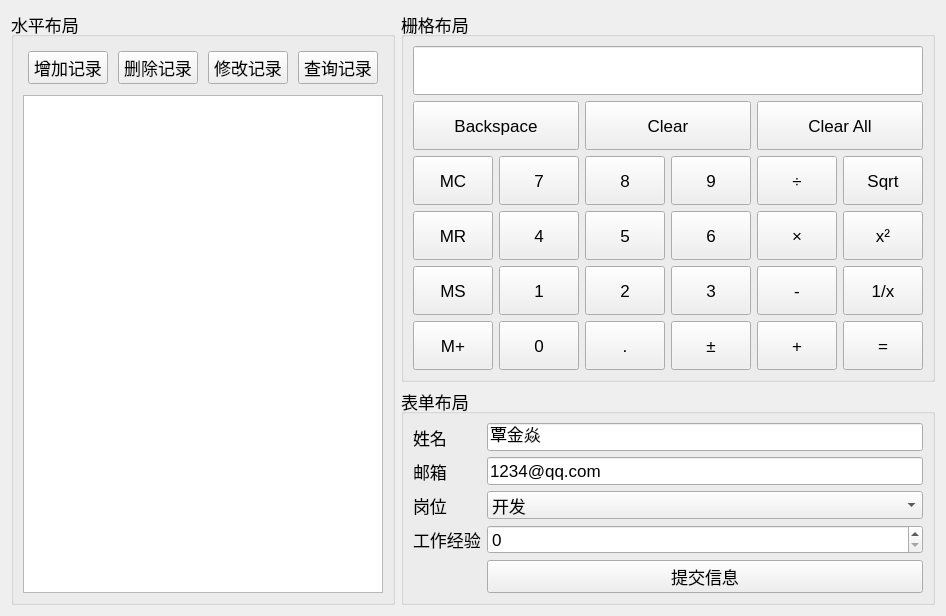
<?xml version="1.0" encoding="UTF-8"?>
<ui version="4.0">
 <class>MyWidget</class>
 <widget class="QWidget" name="MyWidget">
  <property name="geometry">
   <rect>
    <x>0</x>
    <y>0</y>
    <width>934</width>
    <height>616</height>
   </rect>
  </property>
  <property name="font">
   <font>
    <pointsize>13</pointsize>
   </font>
  </property>
  <property name="windowTitle">
   <string>MyWidget</string>
  </property>
  <layout class="QGridLayout" name="gridLayout">
   <item row="0" column="0" rowspan="2">
    <widget class="QGroupBox" name="groupBox">
     <property name="title">
      <string>水平布局</string>
     </property>
     <layout class="QVBoxLayout" name="verticalLayout">
      <item>
       <widget class="QWidget" name="horizontalwidget" native="true">
        <layout class="QHBoxLayout" name="horizontalLayout" stretch="0,0,1,2">
         <property name="spacing">
          <number>10</number>
         </property>
         <property name="leftMargin">
          <number>5</number>
         </property>
         <property name="topMargin">
          <number>5</number>
         </property>
         <property name="rightMargin">
          <number>5</number>
         </property>
         <property name="bottomMargin">
          <number>5</number>
         </property>
         <item>
          <widget class="QPushButton" name="btnAdd">
           <property name="text">
            <string>增加记录</string>
           </property>
          </widget>
         </item>
         <item>
          <widget class="QPushButton" name="btnDelete">
           <property name="text">
            <string>删除记录</string>
           </property>
          </widget>
         </item>
         <item>
          <widget class="QPushButton" name="btnModify">
           <property name="text">
            <string>修改记录</string>
           </property>
          </widget>
         </item>
         <item>
          <widget class="QPushButton" name="btnFind">
           <property name="text">
            <string>查询记录</string>
           </property>
          </widget>
         </item>
        </layout>
       </widget>
      </item>
      <item>
       <widget class="QTextEdit" name="textEdit">
        <property name="styleSheet">
         <string notr="true">QTextEdit{
	color: red;
}</string>
        </property>
       </widget>
      </item>
     </layout>
    </widget>
   </item>
   <item row="0" column="1">
    <widget class="QGroupBox" name="groupBox_2">
     <property name="title">
      <string>栅格布局</string>
     </property>
     <layout class="QGridLayout" name="gridLayout_2">
      <item row="0" column="0" colspan="6">
       <widget class="QLineEdit" name="lineEdit">
        <property name="sizePolicy">
         <sizepolicy hsizetype="Expanding" vsizetype="Expanding">
          <horstretch>0</horstretch>
          <verstretch>0</verstretch>
         </sizepolicy>
        </property>
       </widget>
      </item>
      <item row="1" column="0" colspan="2">
       <widget class="QPushButton" name="pushButton_29">
        <property name="sizePolicy">
         <sizepolicy hsizetype="Expanding" vsizetype="Expanding">
          <horstretch>0</horstretch>
          <verstretch>0</verstretch>
         </sizepolicy>
        </property>
        <property name="text">
         <string>Backspace</string>
        </property>
       </widget>
      </item>
      <item row="1" column="2" colspan="2">
       <widget class="QPushButton" name="pushButton_30">
        <property name="sizePolicy">
         <sizepolicy hsizetype="Expanding" vsizetype="Expanding">
          <horstretch>0</horstretch>
          <verstretch>0</verstretch>
         </sizepolicy>
        </property>
        <property name="text">
         <string>Clear</string>
        </property>
       </widget>
      </item>
      <item row="1" column="4" colspan="2">
       <widget class="QPushButton" name="pushButton_31">
        <property name="sizePolicy">
         <sizepolicy hsizetype="Expanding" vsizetype="Expanding">
          <horstretch>0</horstretch>
          <verstretch>0</verstretch>
         </sizepolicy>
        </property>
        <property name="text">
         <string>Clear All</string>
        </property>
       </widget>
      </item>
      <item row="2" column="0">
       <widget class="QPushButton" name="pushButton_18">
        <property name="sizePolicy">
         <sizepolicy hsizetype="Expanding" vsizetype="Expanding">
          <horstretch>0</horstretch>
          <verstretch>0</verstretch>
         </sizepolicy>
        </property>
        <property name="text">
         <string>MC</string>
        </property>
       </widget>
      </item>
      <item row="2" column="1">
       <widget class="QPushButton" name="pushButton_27">
        <property name="sizePolicy">
         <sizepolicy hsizetype="Expanding" vsizetype="Expanding">
          <horstretch>0</horstretch>
          <verstretch>0</verstretch>
         </sizepolicy>
        </property>
        <property name="text">
         <string>7</string>
        </property>
       </widget>
      </item>
      <item row="2" column="2">
       <widget class="QPushButton" name="pushButton_23">
        <property name="sizePolicy">
         <sizepolicy hsizetype="Expanding" vsizetype="Expanding">
          <horstretch>0</horstretch>
          <verstretch>0</verstretch>
         </sizepolicy>
        </property>
        <property name="text">
         <string>8</string>
        </property>
       </widget>
      </item>
      <item row="2" column="3">
       <widget class="QPushButton" name="pushButton_24">
        <property name="sizePolicy">
         <sizepolicy hsizetype="Expanding" vsizetype="Expanding">
          <horstretch>0</horstretch>
          <verstretch>0</verstretch>
         </sizepolicy>
        </property>
        <property name="text">
         <string>9</string>
        </property>
       </widget>
      </item>
      <item row="2" column="4">
       <widget class="QPushButton" name="pushButton_20">
        <property name="sizePolicy">
         <sizepolicy hsizetype="Expanding" vsizetype="Expanding">
          <horstretch>0</horstretch>
          <verstretch>0</verstretch>
         </sizepolicy>
        </property>
        <property name="text">
         <string>÷</string>
        </property>
       </widget>
      </item>
      <item row="2" column="5">
       <widget class="QPushButton" name="pushButton_17">
        <property name="sizePolicy">
         <sizepolicy hsizetype="Expanding" vsizetype="Expanding">
          <horstretch>0</horstretch>
          <verstretch>0</verstretch>
         </sizepolicy>
        </property>
        <property name="text">
         <string>Sqrt</string>
        </property>
       </widget>
      </item>
      <item row="3" column="0">
       <widget class="QPushButton" name="pushButton_28">
        <property name="sizePolicy">
         <sizepolicy hsizetype="Expanding" vsizetype="Expanding">
          <horstretch>0</horstretch>
          <verstretch>0</verstretch>
         </sizepolicy>
        </property>
        <property name="text">
         <string>MR</string>
        </property>
       </widget>
      </item>
      <item row="3" column="1">
       <widget class="QPushButton" name="pushButton_21">
        <property name="sizePolicy">
         <sizepolicy hsizetype="Expanding" vsizetype="Expanding">
          <horstretch>0</horstretch>
          <verstretch>0</verstretch>
         </sizepolicy>
        </property>
        <property name="text">
         <string>4</string>
        </property>
       </widget>
      </item>
      <item row="3" column="2">
       <widget class="QPushButton" name="pushButton_22">
        <property name="sizePolicy">
         <sizepolicy hsizetype="Expanding" vsizetype="Expanding">
          <horstretch>0</horstretch>
          <verstretch>0</verstretch>
         </sizepolicy>
        </property>
        <property name="text">
         <string>5</string>
        </property>
       </widget>
      </item>
      <item row="3" column="3">
       <widget class="QPushButton" name="pushButton_25">
        <property name="sizePolicy">
         <sizepolicy hsizetype="Expanding" vsizetype="Expanding">
          <horstretch>0</horstretch>
          <verstretch>0</verstretch>
         </sizepolicy>
        </property>
        <property name="text">
         <string>6</string>
        </property>
       </widget>
      </item>
      <item row="3" column="4">
       <widget class="QPushButton" name="pushButton_26">
        <property name="sizePolicy">
         <sizepolicy hsizetype="Expanding" vsizetype="Expanding">
          <horstretch>0</horstretch>
          <verstretch>0</verstretch>
         </sizepolicy>
        </property>
        <property name="text">
         <string>×</string>
        </property>
       </widget>
      </item>
      <item row="3" column="5">
       <widget class="QPushButton" name="pushButton_19">
        <property name="sizePolicy">
         <sizepolicy hsizetype="Expanding" vsizetype="Expanding">
          <horstretch>0</horstretch>
          <verstretch>0</verstretch>
         </sizepolicy>
        </property>
        <property name="text">
         <string>x²</string>
        </property>
       </widget>
      </item>
      <item row="4" column="0">
       <widget class="QPushButton" name="pushButton_16">
        <property name="sizePolicy">
         <sizepolicy hsizetype="Expanding" vsizetype="Expanding">
          <horstretch>0</horstretch>
          <verstretch>0</verstretch>
         </sizepolicy>
        </property>
        <property name="text">
         <string>MS</string>
        </property>
       </widget>
      </item>
      <item row="4" column="1">
       <widget class="QPushButton" name="pushButton_13">
        <property name="sizePolicy">
         <sizepolicy hsizetype="Expanding" vsizetype="Expanding">
          <horstretch>0</horstretch>
          <verstretch>0</verstretch>
         </sizepolicy>
        </property>
        <property name="text">
         <string>1</string>
        </property>
       </widget>
      </item>
      <item row="4" column="2">
       <widget class="QPushButton" name="pushButton_14">
        <property name="sizePolicy">
         <sizepolicy hsizetype="Expanding" vsizetype="Expanding">
          <horstretch>0</horstretch>
          <verstretch>0</verstretch>
         </sizepolicy>
        </property>
        <property name="text">
         <string>2</string>
        </property>
       </widget>
      </item>
      <item row="4" column="3">
       <widget class="QPushButton" name="pushButton_15">
        <property name="sizePolicy">
         <sizepolicy hsizetype="Expanding" vsizetype="Expanding">
          <horstretch>0</horstretch>
          <verstretch>0</verstretch>
         </sizepolicy>
        </property>
        <property name="text">
         <string>3</string>
        </property>
       </widget>
      </item>
      <item row="4" column="4">
       <widget class="QPushButton" name="pushButton_11">
        <property name="sizePolicy">
         <sizepolicy hsizetype="Expanding" vsizetype="Expanding">
          <horstretch>0</horstretch>
          <verstretch>0</verstretch>
         </sizepolicy>
        </property>
        <property name="text">
         <string>-</string>
        </property>
       </widget>
      </item>
      <item row="4" column="5">
       <widget class="QPushButton" name="pushButton_12">
        <property name="sizePolicy">
         <sizepolicy hsizetype="Expanding" vsizetype="Expanding">
          <horstretch>0</horstretch>
          <verstretch>0</verstretch>
         </sizepolicy>
        </property>
        <property name="text">
         <string>1/x</string>
        </property>
       </widget>
      </item>
      <item row="5" column="0">
       <widget class="QPushButton" name="pushButton_5">
        <property name="sizePolicy">
         <sizepolicy hsizetype="Expanding" vsizetype="Expanding">
          <horstretch>0</horstretch>
          <verstretch>0</verstretch>
         </sizepolicy>
        </property>
        <property name="text">
         <string>M+</string>
        </property>
       </widget>
      </item>
      <item row="5" column="1">
       <widget class="QPushButton" name="pushButton_6">
        <property name="sizePolicy">
         <sizepolicy hsizetype="Expanding" vsizetype="Expanding">
          <horstretch>0</horstretch>
          <verstretch>0</verstretch>
         </sizepolicy>
        </property>
        <property name="text">
         <string>0</string>
        </property>
       </widget>
      </item>
      <item row="5" column="2">
       <widget class="QPushButton" name="pushButton_7">
        <property name="sizePolicy">
         <sizepolicy hsizetype="Expanding" vsizetype="Expanding">
          <horstretch>0</horstretch>
          <verstretch>0</verstretch>
         </sizepolicy>
        </property>
        <property name="text">
         <string>.</string>
        </property>
       </widget>
      </item>
      <item row="5" column="3">
       <widget class="QPushButton" name="pushButton_8">
        <property name="sizePolicy">
         <sizepolicy hsizetype="Expanding" vsizetype="Expanding">
          <horstretch>0</horstretch>
          <verstretch>0</verstretch>
         </sizepolicy>
        </property>
        <property name="text">
         <string>±</string>
        </property>
       </widget>
      </item>
      <item row="5" column="4">
       <widget class="QPushButton" name="pushButton_9">
        <property name="sizePolicy">
         <sizepolicy hsizetype="Expanding" vsizetype="Expanding">
          <horstretch>0</horstretch>
          <verstretch>0</verstretch>
         </sizepolicy>
        </property>
        <property name="text">
         <string>+</string>
        </property>
       </widget>
      </item>
      <item row="5" column="5">
       <widget class="QPushButton" name="pushButton_10">
        <property name="sizePolicy">
         <sizepolicy hsizetype="Expanding" vsizetype="Expanding">
          <horstretch>0</horstretch>
          <verstretch>0</verstretch>
         </sizepolicy>
        </property>
        <property name="text">
         <string>=</string>
        </property>
       </widget>
      </item>
     </layout>
    </widget>
   </item>
   <item row="1" column="1">
    <widget class="QGroupBox" name="groupBox_3">
     <property name="title">
      <string>表单布局</string>
     </property>
     <layout class="QFormLayout" name="formLayout">
      <item row="0" column="0">
       <widget class="QLabel" name="label">
        <property name="text">
         <string>姓名</string>
        </property>
       </widget>
      </item>
      <item row="0" column="1">
       <widget class="QLineEdit" name="lineEdit_2">
        <property name="text">
         <string>覃金焱</string>
        </property>
       </widget>
      </item>
      <item row="1" column="0">
       <widget class="QLabel" name="label_2">
        <property name="text">
         <string>邮箱</string>
        </property>
       </widget>
      </item>
      <item row="1" column="1">
       <widget class="QLineEdit" name="lineEdit_3">
        <property name="text">
         <string>1234@qq.com</string>
        </property>
       </widget>
      </item>
      <item row="2" column="0">
       <widget class="QLabel" name="label_3">
        <property name="text">
         <string>岗位</string>
        </property>
       </widget>
      </item>
      <item row="2" column="1">
       <widget class="QComboBox" name="comboBox">
        <item>
         <property name="text">
          <string>开发</string>
         </property>
        </item>
        <item>
         <property name="text">
          <string>销售</string>
         </property>
        </item>
        <item>
         <property name="text">
          <string>财务</string>
         </property>
        </item>
       </widget>
      </item>
      <item row="3" column="0">
       <widget class="QLabel" name="label_4">
        <property name="text">
         <string>工作经验</string>
        </property>
       </widget>
      </item>
      <item row="3" column="1">
       <widget class="QSpinBox" name="spinBox"/>
      </item>
      <item row="4" column="1">
       <widget class="QPushButton" name="pushButton_32">
        <property name="text">
         <string>提交信息</string>
        </property>
       </widget>
      </item>
     </layout>
    </widget>
   </item>
  </layout>
 </widget>
 <resources/>
 <connections/>
</ui>
